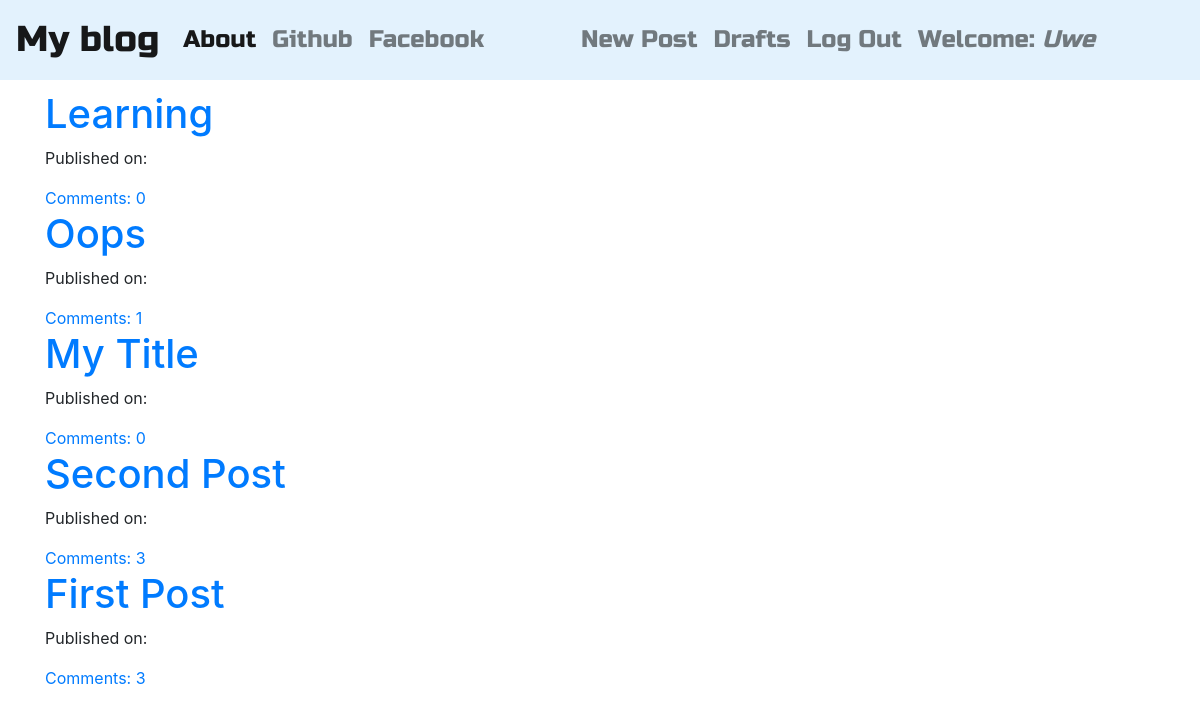
The app's page / (signed in) with its own data.
### blog/models.py (models this page shows, shortened)
class Post(models.Model):
    author          = models.ForeignKey('auth.User')
    title           = models.CharField(max_length=200)
    text            = models.TextField()
    created_date     = models.DateTimeField(default=timezone.now)
    published_date  = models.DateTimeField(blank=True, null=True)
    def approve_comments(self):
        return self.comments.filter(approved_comment=True)

### blog/views.py (the view)
# urls.py: url(r'^$',views.PostListView.as_view(),name='post_list'),
class PostListView(ListView):
    model = Post
    def get_queryset(self):
        return Post.objects.filter(published_date__lte=timezone.now()).order_by('-published_date')

### blog/templates/blog/post_list.html
{% extends 'blog/base.html' %}
{% block content %}
<div class="centerstage">
  {% for post in post_list %}
    <div class="post">
      <h1><a href="{% url 'post_detail' pk=post.pk%}">{{ post.title }}</a></h1>
      <div class="date">
        <p>Published on: {{ post.published|date:'D M Y'}}</p>
      </div>
      <a href="{% url 'post_detail' pk=post.pk %}">Comments: {{ post.approve_comments.count}}</a>
    </div>
  {% endfor %}
</div>
{% endblock %}

### blog/templates/blog/base.html (shortened to what this page needs)
<!DOCTYPE html>
{% load staticfiles %}
<html>
  <head>
    <link rel="stylesheet" href="https://maxcdn.bootstrapcdn.com/bootstrap/4.0.0-beta/css/bootstrap.min.css">
    <link rel="stylesheet" href="//cdn.jsdelivr.net/npm/medium-editor@latest/dist/css/medium-editor.min.css" type="text/css" media="screen" charset="utf-8">
    <link rel="stylesheet" href="{% static 'css/blog.css' %}">
  </head>
  <body class="loader">
    <nav class="navbar navbar-expand-lg navbar-light techfont custom-navbar" style="background-color: #e3f2fd;">
    <a class="navbar-brand bigbrand" href="{% url 'post_list' %}">My blog</a>
    <div class="collapse navbar-collapse" id="navbarSupportedContent">
      <ul class="navbar-nav mr-auto">
        <li class="nav-item active">
          <a class="nav-link" href="{% url 'about' %}">About <span class="sr-only">(current)</span></a>
        </li>
        <li class="nav-item">
          <a class="nav-link" target="_blank" href="https://www.github.com">Github</a>
        </li>
        <li class="nav-item">
          <a class="nav-link" target="_blank" href="https://www.facebook.com">Facebook</a>
        </li>
      </ul>
      <ul class="navbar-nav mr-auto navbar-right">
        {% if user.is_authenticated %}
        <li class="nav-item">
          <a class="nav-link" href="{% url 'post_new' %}">New Post</a>
        </li>
        <li class="nav-item">
          <a class="nav-link" href="{% url 'post_draft_list' %}">Drafts</a>
        </li>
        <li class="nav-item">
          <a class="nav-link" href="{% url 'logout' %}">Log Out</a>
        </li>
        <li class="nav-item">
          <a class="nav-link" >Welcome: <em> {{user.username}}</em></a>
        </li>
        {% else %}
        <li class="nav-item">
          <a class="nav-link navbar-right" href="{% url 'login' %}">login</a>
        </li>
        {% endif %}
      </ul>
    </div>
  </nav>
  <div class="content container">
    <div class="row">
      <div class="col-md-8">
        <div class="blog_posts">
          {% block content %}
          {% endblock %}
        </div>
      </div>
    </div>
  </div>
  </body>
</html>

### blog/static/css/blog.css (style rules this page uses)
.techfont { font-family: 'Russo One', sans-serif; font-size: 1.5em; margin-bottom: 10px; }
.bigbrand { font-size: 1.5em; }
.centerstage { margin-left: auto; margin-right: auto; }
.loader { filter:hue-rotate(0deg); color:linear-gradient(45deg,#0f8,#08f); animation:hue 10000ms infinite linear; }

### records on screen
Post: title "Learning", approve_comments.count "0"
Post: title "Oops", approve_comments.count "1"
Post: title "My Title", approve_comments.count "0"
Post: title "Second Post", approve_comments.count "3"
Post: title "First Post", approve_comments.count "3"

### other values on screen
{{ user.username }} "Uwe"
